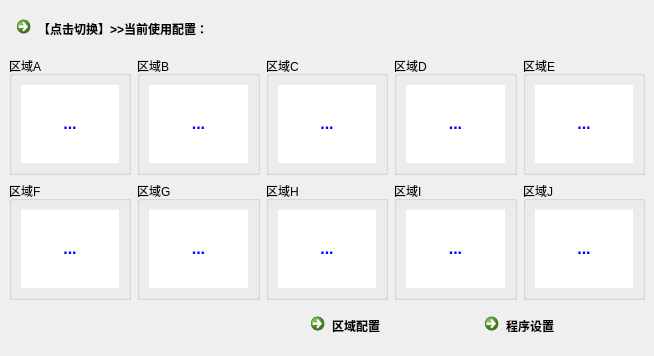
<?xml version="1.0" encoding="UTF-8"?>
<ui version="4.0">
 <class>MainWindow</class>
 <widget class="QMainWindow" name="MainWindow">
  <property name="geometry">
   <rect>
    <x>0</x>
    <y>0</y>
    <width>654</width>
    <height>356</height>
   </rect>
  </property>
  <property name="windowTitle">
   <string>MainWindow</string>
  </property>
  <widget class="QWidget" name="centralwidget">
   <layout class="QVBoxLayout" name="verticalLayout_11">
    <item>
     <layout class="QHBoxLayout" name="horizontalLayout_3">
      <item>
       <widget class="QCommandLinkButton" name="cLB_change_re">
        <property name="sizePolicy">
         <sizepolicy hsizetype="Preferred" vsizetype="Fixed">
          <horstretch>0</horstretch>
          <verstretch>0</verstretch>
         </sizepolicy>
        </property>
        <property name="text">
         <string>【点击切换】&gt;&gt;当前使用配置：</string>
        </property>
       </widget>
      </item>
     </layout>
    </item>
    <item>
     <layout class="QGridLayout" name="gridLayout">
      <item row="1" column="3">
       <widget class="QGroupBox" name="groupBox_09">
        <property name="title">
         <string>区域I</string>
        </property>
        <layout class="QVBoxLayout" name="verticalLayout_9">
         <item>
          <widget class="QLabel" name="lb_area_I">
           <property name="styleSheet">
            <string notr="true">background-color: rgb(255, 255, 255);</string>
           </property>
           <property name="text">
            <string>&lt;html&gt;&lt;head/&gt;&lt;body&gt;&lt;p align=&quot;center&quot;&gt;&lt;span style=&quot; font-size:12pt; font-weight:600; color:#0000ff;&quot;&gt;...&lt;/span&gt;&lt;/p&gt;&lt;/body&gt;&lt;/html&gt;</string>
           </property>
          </widget>
         </item>
        </layout>
       </widget>
      </item>
      <item row="0" column="3">
       <widget class="QGroupBox" name="groupBox_04">
        <property name="title">
         <string>区域D</string>
        </property>
        <layout class="QVBoxLayout" name="verticalLayout_4">
         <item>
          <widget class="QLabel" name="lb_area_D">
           <property name="styleSheet">
            <string notr="true">background-color: rgb(255, 255, 255);</string>
           </property>
           <property name="text">
            <string>&lt;html&gt;&lt;head/&gt;&lt;body&gt;&lt;p align=&quot;center&quot;&gt;&lt;span style=&quot; font-size:12pt; font-weight:600; color:#0000ff;&quot;&gt;...&lt;/span&gt;&lt;/p&gt;&lt;/body&gt;&lt;/html&gt;</string>
           </property>
          </widget>
         </item>
        </layout>
       </widget>
      </item>
      <item row="1" column="4">
       <widget class="QGroupBox" name="groupBox_10">
        <property name="title">
         <string>区域J</string>
        </property>
        <layout class="QVBoxLayout" name="verticalLayout_10">
         <item>
          <widget class="QLabel" name="lb_area_J">
           <property name="styleSheet">
            <string notr="true">background-color: rgb(255, 255, 255);</string>
           </property>
           <property name="text">
            <string>&lt;html&gt;&lt;head/&gt;&lt;body&gt;&lt;p align=&quot;center&quot;&gt;&lt;span style=&quot; font-size:12pt; font-weight:600; color:#0000ff;&quot;&gt;...&lt;/span&gt;&lt;/p&gt;&lt;/body&gt;&lt;/html&gt;</string>
           </property>
          </widget>
         </item>
        </layout>
       </widget>
      </item>
      <item row="0" column="1">
       <widget class="QGroupBox" name="groupBox_02">
        <property name="title">
         <string>区域B</string>
        </property>
        <layout class="QVBoxLayout" name="verticalLayout_2">
         <item>
          <widget class="QLabel" name="lb_area_B">
           <property name="styleSheet">
            <string notr="true">background-color: rgb(255, 255, 255);</string>
           </property>
           <property name="text">
            <string>&lt;html&gt;&lt;head/&gt;&lt;body&gt;&lt;p align=&quot;center&quot;&gt;&lt;span style=&quot; font-size:12pt; font-weight:600; color:#0000ff;&quot;&gt;...&lt;/span&gt;&lt;/p&gt;&lt;/body&gt;&lt;/html&gt;</string>
           </property>
          </widget>
         </item>
        </layout>
       </widget>
      </item>
      <item row="0" column="4">
       <widget class="QGroupBox" name="groupBox_05">
        <property name="title">
         <string>区域E</string>
        </property>
        <layout class="QVBoxLayout" name="verticalLayout_5">
         <item>
          <widget class="QLabel" name="lb_area_E">
           <property name="styleSheet">
            <string notr="true">background-color: rgb(255, 255, 255);</string>
           </property>
           <property name="text">
            <string>&lt;html&gt;&lt;head/&gt;&lt;body&gt;&lt;p align=&quot;center&quot;&gt;&lt;span style=&quot; font-size:12pt; font-weight:600; color:#0000ff;&quot;&gt;...&lt;/span&gt;&lt;/p&gt;&lt;/body&gt;&lt;/html&gt;</string>
           </property>
          </widget>
         </item>
        </layout>
       </widget>
      </item>
      <item row="0" column="0">
       <widget class="QGroupBox" name="groupBox_01">
        <property name="title">
         <string>区域A</string>
        </property>
        <layout class="QVBoxLayout" name="verticalLayout">
         <item>
          <widget class="QLabel" name="lb_area_A">
           <property name="styleSheet">
            <string notr="true">background-color: rgb(255, 255, 255);</string>
           </property>
           <property name="text">
            <string>&lt;html&gt;&lt;head/&gt;&lt;body&gt;&lt;p align=&quot;center&quot;&gt;&lt;span style=&quot; font-size:12pt; font-weight:600; color:#0000ff;&quot;&gt;...&lt;/span&gt;&lt;/p&gt;&lt;/body&gt;&lt;/html&gt;</string>
           </property>
          </widget>
         </item>
        </layout>
       </widget>
      </item>
      <item row="1" column="2">
       <widget class="QGroupBox" name="groupBox_08">
        <property name="title">
         <string>区域H</string>
        </property>
        <layout class="QVBoxLayout" name="verticalLayout_8">
         <item>
          <widget class="QLabel" name="lb_area_H">
           <property name="styleSheet">
            <string notr="true">background-color: rgb(255, 255, 255);</string>
           </property>
           <property name="text">
            <string>&lt;html&gt;&lt;head/&gt;&lt;body&gt;&lt;p align=&quot;center&quot;&gt;&lt;span style=&quot; font-size:12pt; font-weight:600; color:#0000ff;&quot;&gt;...&lt;/span&gt;&lt;/p&gt;&lt;/body&gt;&lt;/html&gt;</string>
           </property>
          </widget>
         </item>
        </layout>
       </widget>
      </item>
      <item row="0" column="2">
       <widget class="QGroupBox" name="groupBox_03">
        <property name="title">
         <string>区域C</string>
        </property>
        <layout class="QVBoxLayout" name="verticalLayout_3">
         <item>
          <widget class="QLabel" name="lb_area_C">
           <property name="styleSheet">
            <string notr="true">background-color: rgb(255, 255, 255);</string>
           </property>
           <property name="text">
            <string>&lt;html&gt;&lt;head/&gt;&lt;body&gt;&lt;p align=&quot;center&quot;&gt;&lt;span style=&quot; font-size:12pt; font-weight:600; color:#0000ff;&quot;&gt;...&lt;/span&gt;&lt;/p&gt;&lt;/body&gt;&lt;/html&gt;</string>
           </property>
          </widget>
         </item>
        </layout>
       </widget>
      </item>
      <item row="1" column="1">
       <widget class="QGroupBox" name="groupBox_07">
        <property name="title">
         <string>区域G</string>
        </property>
        <layout class="QVBoxLayout" name="verticalLayout_7">
         <item>
          <widget class="QLabel" name="lb_area_G">
           <property name="styleSheet">
            <string notr="true">background-color: rgb(255, 255, 255);</string>
           </property>
           <property name="text">
            <string>&lt;html&gt;&lt;head/&gt;&lt;body&gt;&lt;p align=&quot;center&quot;&gt;&lt;span style=&quot; font-size:12pt; font-weight:600; color:#0000ff;&quot;&gt;...&lt;/span&gt;&lt;/p&gt;&lt;/body&gt;&lt;/html&gt;</string>
           </property>
          </widget>
         </item>
        </layout>
       </widget>
      </item>
      <item row="1" column="0">
       <widget class="QGroupBox" name="groupBox_06">
        <property name="title">
         <string>区域F</string>
        </property>
        <layout class="QVBoxLayout" name="verticalLayout_6">
         <item>
          <widget class="QLabel" name="lb_area_F">
           <property name="styleSheet">
            <string notr="true">background-color: rgb(255, 255, 255);</string>
           </property>
           <property name="text">
            <string>&lt;html&gt;&lt;head/&gt;&lt;body&gt;&lt;p align=&quot;center&quot;&gt;&lt;span style=&quot; font-size:12pt; font-weight:600; color:#0000ff;&quot;&gt;...&lt;/span&gt;&lt;/p&gt;&lt;/body&gt;&lt;/html&gt;</string>
           </property>
          </widget>
         </item>
        </layout>
       </widget>
      </item>
     </layout>
    </item>
    <item>
     <layout class="QHBoxLayout" name="horizontalLayout">
      <item>
       <spacer name="horizontalSpacer">
        <property name="orientation">
         <enum>Qt::Horizontal</enum>
        </property>
        <property name="sizeHint" stdset="0">
         <size>
          <width>40</width>
          <height>20</height>
         </size>
        </property>
       </spacer>
      </item>
      <item>
       <widget class="QCommandLinkButton" name="cLB_area_cfg">
        <property name="sizePolicy">
         <sizepolicy hsizetype="Preferred" vsizetype="Fixed">
          <horstretch>0</horstretch>
          <verstretch>0</verstretch>
         </sizepolicy>
        </property>
        <property name="text">
         <string>区域配置</string>
        </property>
       </widget>
      </item>
      <item>
       <widget class="QCommandLinkButton" name="cLB_config_set">
        <property name="sizePolicy">
         <sizepolicy hsizetype="Preferred" vsizetype="Fixed">
          <horstretch>0</horstretch>
          <verstretch>0</verstretch>
         </sizepolicy>
        </property>
        <property name="text">
         <string>程序设置</string>
        </property>
       </widget>
      </item>
     </layout>
    </item>
   </layout>
  </widget>
 </widget>
 <resources/>
 <connections/>
</ui>
